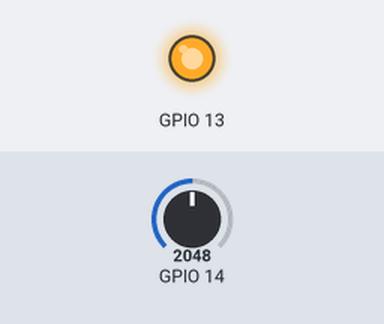
Simulated run of this sketch. Board: ESP32. Shown: output pins drawn as LEDs (lit = HIGH). Inputs (shaded band) come from the test bench; at power-on: GPIO 14 = 2048. What the sketch prints to the serial monitor is not drawn.

Above: at 1.2 s.
1.3 s: GPIO 14 set to 2866
At 2.5 s:
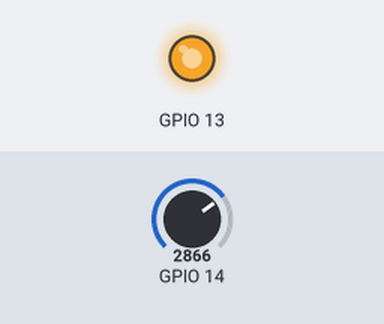
2.8 s: GPIO 14 set to 3603
At 3.7 s:
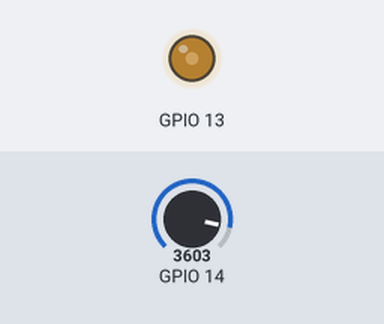
4.3 s: GPIO 14 set to 4095
At 4.9 s:
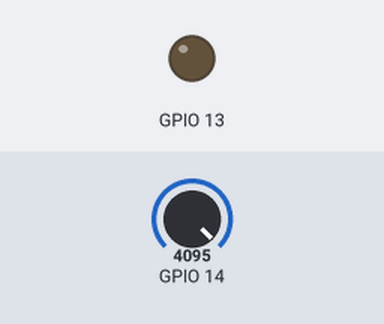
Timing chart, 0 to 7.3 s (numbered marks = the images above; inputs shaded):
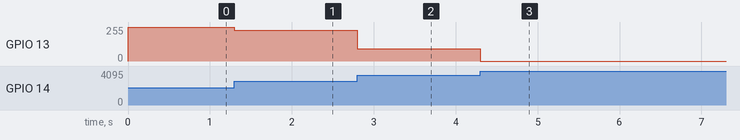

The sketch:

W3-1.ino
```cpp
void setup() {
  Serial.begin(115200); //設定傳輸鮑率，跟電腦傳輸資料的頻率
  pinMode(14, INPUT); //設定腳位為輸入用

  ledcSetup(0, 5000, 8);   //頻率5000，頻道0，解析度8;
  ledcAttachPin(13, 0);  //將上述頻道0附加到ledPin腳位13上
}

void loop() {
  int input = analogRead(14);

  int input_map = map(input, 4095, 2750, 0, 255);
  Serial.println(input);

  ledcWrite(0, input_map);
}
```

Measured:
- after the input at 1.3 s, GPIO 13: 255/255 → 232/255 at once
- after the input at 2.8 s, GPIO 13: 232/255 → 93/255 at once
- after the input at 4.3 s, GPIO 13: 93/255 → 0/255 at once
